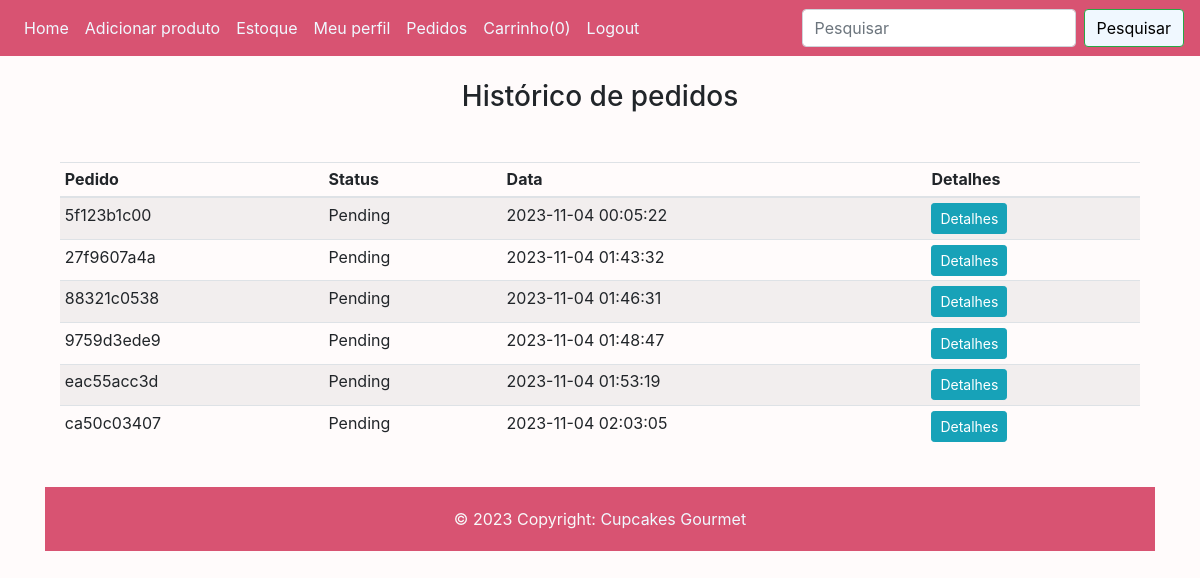
The app's page /allorders (signed in), older data.
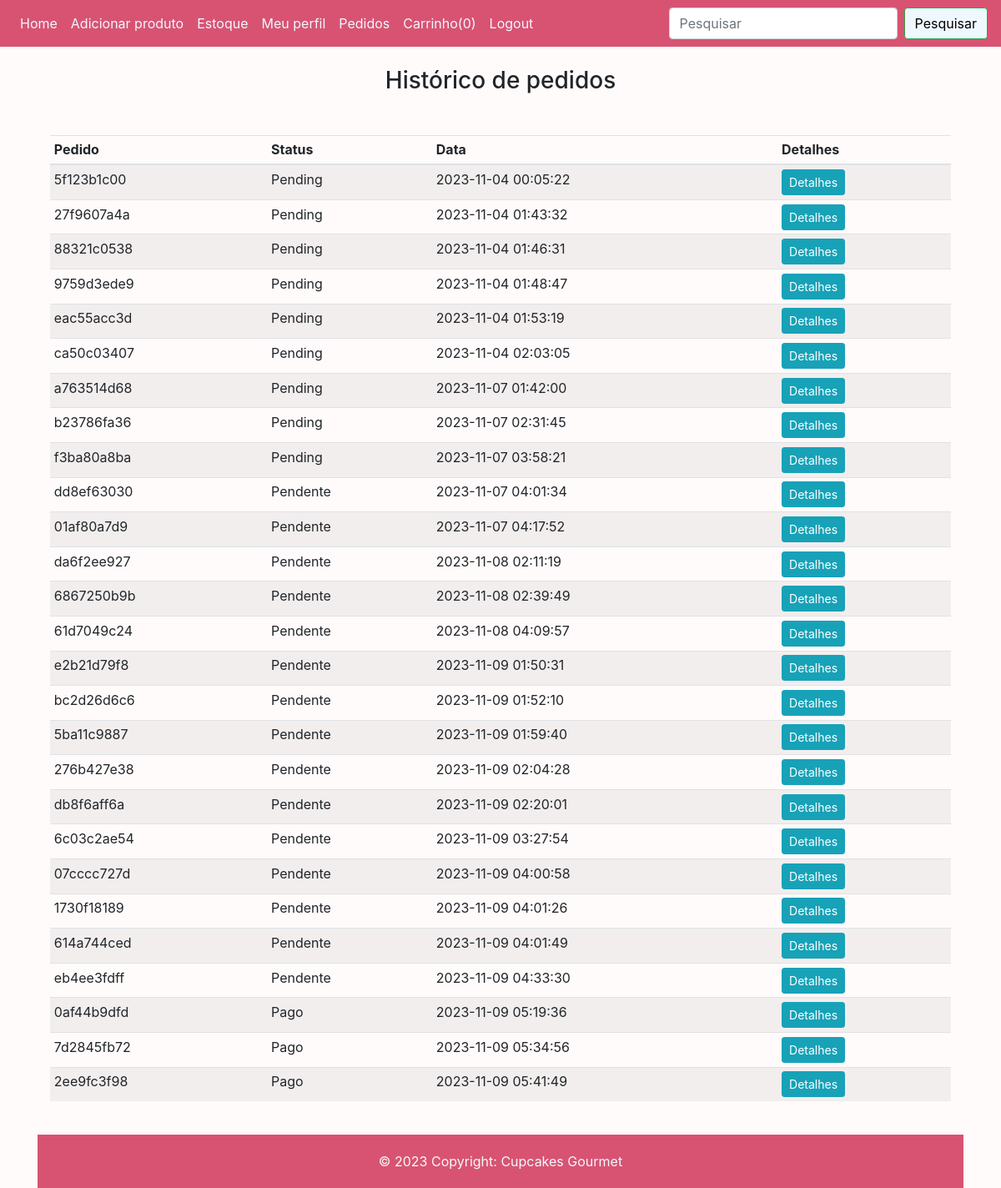
The same page, newer data.
### website/models.py (models this page shows, shortened)
class Order(db.Model):
    id = db.Column(db.Integer, primary_key=True)
    total = db.Column(db.String(20), unique=True, nullable=False) # Identificação do pedido(invoice).
    status = db.Column(db.String(20), default='Pendente', nullable=False)
    userId = db.Column(db.Integer, unique=False, nullable=False)
    date = db.Column(db.DateTime(timezone = True), default=func.now(), nullable=False)
    orders = db.Column(JsonEcodeDict)
    user_id = db.Column(db.Integer, db.ForeignKey('user.id'))

### website/auth.py (the view)
@auth.route('/allorders', methods=['GET', 'POST']) # Histórico de pedidos
@login_required # Decorador que só vai permitir acesso ao logout caso o usuário estiver logado.
def allorders():
    if current_user.is_authenticated:
        customer_id = current_user.id
        orders = Order.query.filter_by(userId=customer_id)
    return render_template('/allorders.html', user=current_user, orders=orders)

### website/models.py (called while the page is built)
    def process_result_value(self, value, dialect):
        if value is None:
            return {}
        else:
            return json.loads(value)

### website/templates/allorders.html
{% extends "base.html" %} {% block title %}Pedidos{% endblock %} {% block
    content %}
    <br />
    <h3 align="center">Histórico de pedidos</h3>
    <div class="container mt-5">
      <table class="table table-sm table-condensed table-striped">
        <thead>
          <th>Pedido</th>
          <th>Status</th>
          <th>Data</th>
          <th>Detalhes</th>
        </thead>
        <tbody>
          {% for orders in orders %}
          <tr>
            <td>{{orders.total}}</td>
            <td>{{orders.status}}</td>
            <td>{{orders.date}}</td>
            <td><a href="{{url_for('auth.userOrders', total=orders.total)}}" class="btn btn-info btn-sm">Detalhes</a></td>
          {% endfor %}
          </tr>
        </tbody>
      </table>
    </div>
    <br />
    <footer class="text-light">
      <div class="text-center" style="background-color: #d85372; padding: 20px;" >
        &copy 2023 Copyright: <a href="#" style="color: aliceblue;">Cupcakes Gourmet</a>
      </div>
    </footer>
    {% endblock %}

Row changes from the older to the newer data that the page shows:
added Order: total "a763514d68", status "Pending", date "2023-11-07 01:42:00"
added Order: total "b23786fa36", status "Pending", date "2023-11-07 02:31:45"
added Order: total "f3ba80a8ba", status "Pending", date "2023-11-07 03:58:21"
added Order: total "dd8ef63030", status "Pendente", date "2023-11-07 04:01:34"
added Order: total "01af80a7d9", status "Pendente", date "2023-11-07 04:17:52"
added Order: total "da6f2ee927", status "Pendente", date "2023-11-08 02:11:19"
added Order: total "6867250b9b", status "Pendente", date "2023-11-08 02:39:49"
added Order: total "61d7049c24", status "Pendente", date "2023-11-08 04:09:57"
added Order: total "e2b21d79f8", status "Pendente", date "2023-11-09 01:50:31"
added Order: total "bc2d26d6c6", status "Pendente", date "2023-11-09 01:52:10"
added Order: total "5ba11c9887", status "Pendente", date "2023-11-09 01:59:40"
added Order: total "276b427e38", status "Pendente", date "2023-11-09 02:04:28"
added Order: total "db8f6aff6a", status "Pendente", date "2023-11-09 02:20:01"
added Order: total "6c03c2ae54", status "Pendente", date "2023-11-09 03:27:54"
added Order: total "07cccc727d", status "Pendente", date "2023-11-09 04:00:58"
added Order: total "1730f18189", status "Pendente", date "2023-11-09 04:01:26"
added Order: total "614a744ced", status "Pendente", date "2023-11-09 04:01:49"
added Order: total "eb4ee3fdff", status "Pendente", date "2023-11-09 04:33:30"
added Order: total "0af44b9dfd", status "Pago", date "2023-11-09 05:19:36"
added Order: total "7d2845fb72", status "Pago", date "2023-11-09 05:34:56"
added Order: total "2ee9fc3f98", status "Pago", date "2023-11-09 05:41:49"
